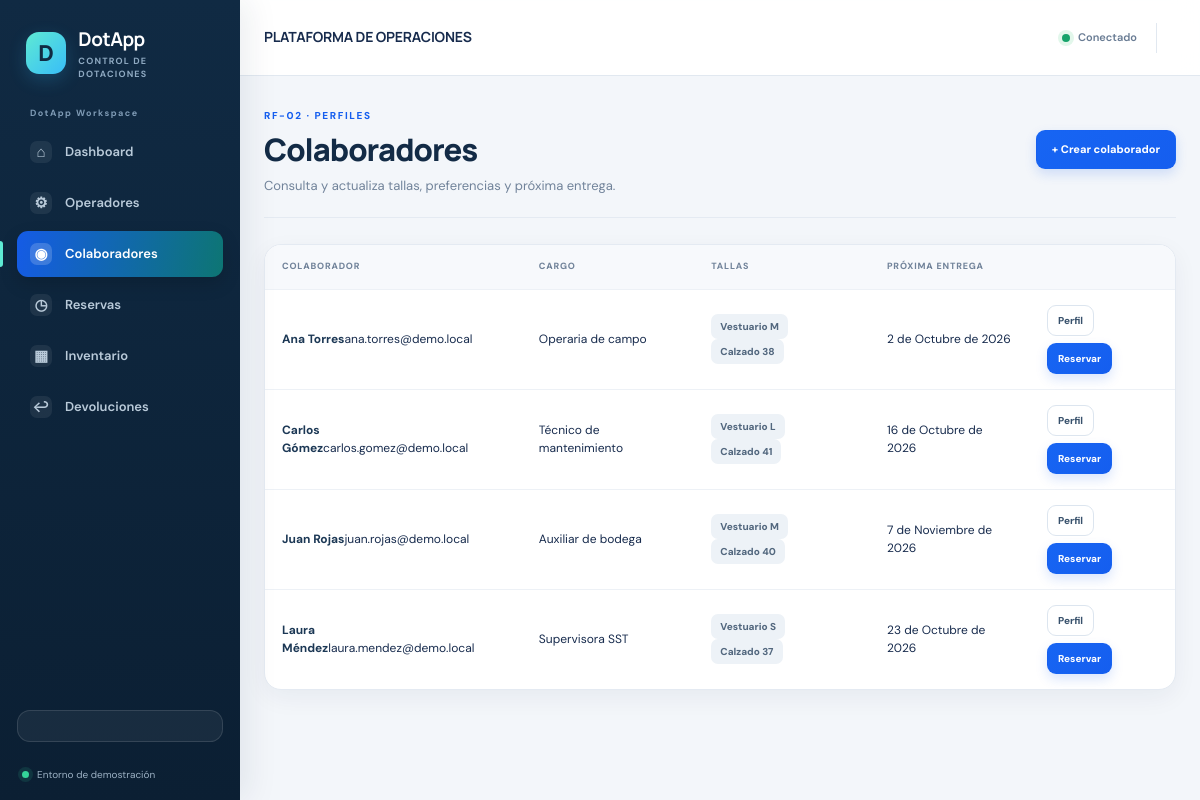
The page /colaboradores/ on the database its author committed.
### gestion_dotaciones/models.py (models this page shows, shortened)
class Usuario(models.Model):
    nombre = models.CharField(max_length=100)
    email = models.EmailField(unique=True)
    cargo = models.CharField(max_length=100, default='Colaborador')
    activo = models.BooleanField(default=True)
    fecha_contratacion = models.DateField()
    class Meta:
        ordering = ['nombre']

class Perfil(models.Model):
    usuario = models.OneToOneField(Usuario, on_delete=models.CASCADE, related_name='perfil')
    talla_vestido = models.CharField(max_length=10, default='M')
    talla_calzado = models.CharField(max_length=10, default='40')
    preferencia_ergonomica = models.CharField(max_length=100, blank=True)
    requerimientos = models.TextField(blank=True)
    proxima_entrega = models.DateField(null=True, blank=True)

### gestion_dotaciones/views.py (the view)
# urls.py: path('colaboradores/', views.listar_usuarios, name='listar_colaboradores'),
def listar_usuarios(request):
    usuarios = Usuario.objects.all().select_related('perfil')
    return render(request, 'gestion_dotaciones/listar_usuarios.html', {'usuarios': usuarios})

### gestion_dotaciones/templates/gestion_dotaciones/listar_usuarios.html (shortened to what this page needs)
{% extends 'gestion_dotaciones/base.html' %}
{% block content %}
<div class="page-head"><div><span class="eyebrow">RF-02 · Perfiles</span><h1>Colaboradores</h1><p>Consulta y actualiza tallas, preferencias y próxima entrega.</p></div><a class="btn btn-primary" href="{% url 'crear_usuario' %}">+ Crear colaborador</a></div>
<div class="panel table-panel"><div class="table-wrap"><table><thead><tr><th>Colaborador</th><th>Cargo</th><th>Tallas</th><th>Próxima entrega</th><th></th></tr></thead><tbody>{% for usuario in usuarios %}<tr><td><strong>{{ usuario.nombre }}</strong><span class="muted">{{ usuario.email }}</span></td><td>{{ usuario.cargo }}</td><td><span class="badge">Vestuario {{ usuario.perfil.talla_vestido|default:'-' }}</span> <span class="badge">Calzado {{ usuario.perfil.talla_calzado|default:'-' }}</span></td><td>{% if usuario.perfil.proxima_entrega %}{{ usuario.perfil.proxima_entrega }}{% else %}<span class="muted">Sin programar</span>{% endif %}</td><td class="actions"><a class="btn btn-ghost btn-sm" href="{% url 'editar_perfil' usuario.id %}">Perfil</a><a class="btn btn-primary btn-sm" href="{% url 'reservar_dotacion_usuario' usuario.id %}">Reservar</a></td></tr>{% empty %}<tr><td colspan="5" class="empty">No hay colaboradores. Crea el primero para probar el flujo.</td></tr>{% endfor %}</tbody></table></div></div>
{% endblock %}

### gestion_dotaciones/static/gestion_dotaciones/css/styles.css (style rules this page uses)
:root { --bg:#f3f6fa;--surface:#fff;--ink:#172b4d;--muted:#687b93;--line:#e1e8f0;--primary:#155eef;--primary-dark:#1048b8;--primary-soft:#eaf1ff;--teal:#0d9488;--success:#087443;--success-bg:#e1f7eb;--warning:#9a6700;--warning-bg:#fff4d6;--danger:#b42318;--danger-bg:#ffebe9;--nav:#102a43;--nav-2:#183b56;--shadow:0 8px 24px rgba(16,42,67,.055);--shadow-hover:0 12px 30px rgba(16,42,67,.10) }
* { box-sizing:border-box }
html { min-height:100%;scroll-behavior:smooth }
body { margin:0;font-family:'DM Sans',Inter,ui-sans-serif,system-ui,-apple-system,BlinkMacSystemFont,'Segoe UI',sans-serif;background:var(--bg);color:var(--ink);font-size:14px;line-height:1.5 }
a { text-decoration:none;color:inherit }
.page-head { display:flex;justify-content:space-between;align-items:center;gap:20px;margin-bottom:26px;padding:0 0 22px;border-bottom:1px solid #e4eaf2 }
.page-head h1 { font-family:Manrope,sans-serif;font-size:31px;line-height:1.18;letter-spacing:-1px;margin:6px 0 8px;color:#132b46;font-weight:800 }
.page-head p { margin:0;color:#71839a;font-size:13px;max-width:760px }
.eyebrow { font-size:10px;text-transform:uppercase;letter-spacing:.16em;color:#155eef;font-weight:800 }
.stat-card,.panel { background:var(--surface);border:1px solid #e4eaf2;box-shadow:var(--shadow);border-radius:17px }
.panel { padding:23px }
.badge { display:inline-flex;align-items:center;gap:5px;padding:5px 9px;border-radius:7px;background:#edf2f7;color:#52677e;font-size:10px;font-weight:800;white-space:nowrap }
.table-panel { padding:0;overflow:hidden }
.table-wrap { overflow:auto }
table { width:100%;border-collapse:separate;border-spacing:0;min-width:760px }
th,td { padding:15px 17px;text-align:left;border-bottom:1px solid #edf1f6;font-size:12px;vertical-align:middle }
th { background:#f7f9fc;color:#71839a;font-size:9px;text-transform:uppercase;letter-spacing:.09em;font-weight:800 }
tbody tr { transition:background .15s }
tbody tr:last-child td { border-bottom:0 }
td strong { color:#1c3855;font-weight:700 }
.actions { display:flex;gap:7px;flex-wrap:wrap }
.btn { display:inline-flex;align-items:center;justify-content:center;gap:7px;border:1px solid transparent;border-radius:9px;padding:10px 15px;font-size:11px;font-weight:800;cursor:pointer;transition:transform .15s,box-shadow .15s,background .15s;white-space:nowrap }
.btn-primary { background:linear-gradient(135deg,#1765f3,#155eef);color:#fff;box-shadow:0 5px 12px rgba(21,94,239,.17) }
.btn-ghost { background:#fff;border-color:#dce5ef;color:#38516c }
.btn-sm { padding:7px 10px;font-size:10px }
.table-panel .table-wrap { border-radius: 0 0 17px 17px; }

### rows shown on the page
Usuario: nombre "Ana Torres", email "ana.torres@demo.local", cargo "Operaria de campo", perfil.talla_vestido "M", perfil.talla_calzado "38", perfil.proxima_entrega "2 de Octubre de 2026"
Usuario: nombre "Carlos Gómez", email "carlos.gomez@demo.local", cargo "Técnico de mantenimiento", perfil.talla_vestido "L", perfil.talla_calzado "41", perfil.proxima_entrega "16 de Octubre de 2026"
Usuario: nombre "Juan Rojas", email "juan.rojas@demo.local", cargo "Auxiliar de bodega", perfil.talla_vestido "M", perfil.talla_calzado "40", perfil.proxima_entrega "7 de Noviembre de 2026"
Usuario: nombre "Laura Méndez", email "laura.mendez@demo.local", cargo "Supervisora SST", perfil.talla_vestido "S", perfil.talla_calzado "37", perfil.proxima_entrega "23 de Octubre de 2026"
